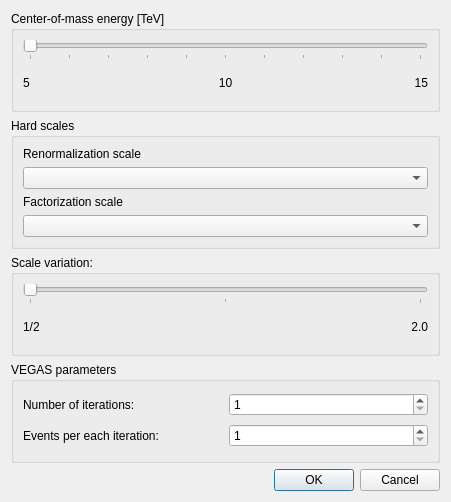
<?xml version="1.0" encoding="UTF-8"?>
<ui version="4.0">
 <class>ScopeDialog</class>
 <widget class="QDialog" name="ScopeDialog">
  <property name="geometry">
   <rect>
    <x>0</x>
    <y>0</y>
    <width>451</width>
    <height>502</height>
   </rect>
  </property>
  <property name="windowTitle">
   <string>Process Setup</string>
  </property>
  <layout class="QHBoxLayout" name="horizontalLayout">
   <item>
    <layout class="QGridLayout" name="GridLayout">
     <item row="1" column="0">
      <widget class="QGroupBox" name="ScaleGroupBox">
       <property name="sizePolicy">
        <sizepolicy hsizetype="Preferred" vsizetype="Expanding">
         <horstretch>0</horstretch>
         <verstretch>0</verstretch>
        </sizepolicy>
       </property>
       <property name="title">
        <string>Hard scales</string>
       </property>
       <layout class="QHBoxLayout" name="horizontalLayout_3">
        <item>
         <layout class="QGridLayout" name="ScaleGridLayout">
          <item row="1" column="0">
           <widget class="QComboBox" name="ScaleComboBox1">
            <property name="sizePolicy">
             <sizepolicy hsizetype="Preferred" vsizetype="Preferred">
              <horstretch>0</horstretch>
              <verstretch>0</verstretch>
             </sizepolicy>
            </property>
           </widget>
          </item>
          <item row="0" column="0">
           <widget class="QLabel" name="ScaleLabel1">
            <property name="text">
             <string>Renormalization scale</string>
            </property>
           </widget>
          </item>
          <item row="2" column="0">
           <widget class="QLabel" name="ScaleLabel2">
            <property name="text">
             <string>Factorization scale</string>
            </property>
           </widget>
          </item>
          <item row="3" column="0">
           <widget class="QComboBox" name="ScaleComboBox2">
            <property name="sizePolicy">
             <sizepolicy hsizetype="Preferred" vsizetype="Preferred">
              <horstretch>0</horstretch>
              <verstretch>0</verstretch>
             </sizepolicy>
            </property>
           </widget>
          </item>
         </layout>
        </item>
       </layout>
      </widget>
     </item>
     <item row="2" column="0">
      <widget class="QGroupBox" name="ScaleRateGroupBox">
       <property name="sizePolicy">
        <sizepolicy hsizetype="Preferred" vsizetype="Expanding">
         <horstretch>0</horstretch>
         <verstretch>0</verstretch>
        </sizepolicy>
       </property>
       <property name="title">
        <string>Scale variation:</string>
       </property>
       <layout class="QHBoxLayout" name="horizontalLayout_4">
        <item>
         <layout class="QGridLayout" name="ScaleRateGridLayout">
          <item row="0" column="0" colspan="2">
           <widget class="QSlider" name="ScaleRateSlider">
            <property name="maximum">
             <number>2</number>
            </property>
            <property name="pageStep">
             <number>1</number>
            </property>
            <property name="value">
             <number>0</number>
            </property>
            <property name="orientation">
             <enum>Qt::Horizontal</enum>
            </property>
            <property name="tickPosition">
             <enum>QSlider::TicksBelow</enum>
            </property>
           </widget>
          </item>
          <item row="1" column="1">
           <widget class="QLabel" name="ScaleRateLabel2">
            <property name="text">
             <string>2.0</string>
            </property>
            <property name="alignment">
             <set>Qt::AlignRight|Qt::AlignTrailing|Qt::AlignVCenter</set>
            </property>
           </widget>
          </item>
          <item row="1" column="0">
           <widget class="QLabel" name="ScaleRateLabel1">
            <property name="text">
             <string>1/2</string>
            </property>
           </widget>
          </item>
         </layout>
        </item>
       </layout>
      </widget>
     </item>
     <item row="4" column="0">
      <widget class="QDialogButtonBox" name="ButtonBox">
       <property name="standardButtons">
        <set>QDialogButtonBox::Cancel|QDialogButtonBox::Ok</set>
       </property>
      </widget>
     </item>
     <item row="0" column="0">
      <widget class="QGroupBox" name="EnergyGroupBox">
       <property name="sizePolicy">
        <sizepolicy hsizetype="Preferred" vsizetype="Expanding">
         <horstretch>0</horstretch>
         <verstretch>0</verstretch>
        </sizepolicy>
       </property>
       <property name="title">
        <string>Center-of-mass energy [TeV]</string>
       </property>
       <layout class="QHBoxLayout" name="horizontalLayout_2">
        <item>
         <layout class="QGridLayout" name="EnergyGridLayout">
          <item row="1" column="1">
           <widget class="QLabel" name="EnergyLabel2">
            <property name="text">
             <string>10</string>
            </property>
            <property name="alignment">
             <set>Qt::AlignCenter</set>
            </property>
           </widget>
          </item>
          <item row="1" column="0">
           <widget class="QLabel" name="EnergyLabel1">
            <property name="text">
             <string>5</string>
            </property>
           </widget>
          </item>
          <item row="1" column="2">
           <widget class="QLabel" name="EnergyLabel3">
            <property name="text">
             <string>15</string>
            </property>
            <property name="alignment">
             <set>Qt::AlignRight|Qt::AlignTrailing|Qt::AlignVCenter</set>
            </property>
           </widget>
          </item>
          <item row="0" column="0" colspan="3">
           <widget class="QSlider" name="EnergySlider">
            <property name="minimum">
             <number>5</number>
            </property>
            <property name="maximum">
             <number>15</number>
            </property>
            <property name="pageStep">
             <number>1</number>
            </property>
            <property name="value">
             <number>5</number>
            </property>
            <property name="sliderPosition">
             <number>5</number>
            </property>
            <property name="orientation">
             <enum>Qt::Horizontal</enum>
            </property>
            <property name="tickPosition">
             <enum>QSlider::TicksBelow</enum>
            </property>
            <property name="tickInterval">
             <number>1</number>
            </property>
           </widget>
          </item>
         </layout>
        </item>
       </layout>
      </widget>
     </item>
     <item row="3" column="0">
      <widget class="QGroupBox" name="MCGroupBox">
       <property name="sizePolicy">
        <sizepolicy hsizetype="Preferred" vsizetype="Expanding">
         <horstretch>0</horstretch>
         <verstretch>0</verstretch>
        </sizepolicy>
       </property>
       <property name="title">
        <string>VEGAS parameters</string>
       </property>
       <layout class="QHBoxLayout" name="horizontalLayout_7">
        <item>
         <layout class="QGridLayout" name="MCGridLayout">
          <item row="1" column="0">
           <widget class="QLabel" name="MCLabel2">
            <property name="text">
             <string>Events per each iteration:</string>
            </property>
           </widget>
          </item>
          <item row="0" column="1">
           <widget class="QSpinBox" name="MCSpinBox1">
            <property name="minimum">
             <number>1</number>
            </property>
            <property name="maximum">
             <number>1000000000</number>
            </property>
           </widget>
          </item>
          <item row="1" column="1">
           <widget class="QSpinBox" name="MCSpinBox2">
            <property name="minimum">
             <number>1</number>
            </property>
            <property name="maximum">
             <number>1000000000</number>
            </property>
           </widget>
          </item>
          <item row="0" column="0">
           <widget class="QLabel" name="MCLabel1">
            <property name="text">
             <string>Number of iterations:</string>
            </property>
           </widget>
          </item>
         </layout>
        </item>
       </layout>
      </widget>
     </item>
    </layout>
   </item>
  </layout>
 </widget>
 <resources/>
 <connections>
  <connection>
   <sender>ButtonBox</sender>
   <signal>accepted()</signal>
   <receiver>ScopeDialog</receiver>
   <slot>accept()</slot>
   <hints>
    <hint type="sourcelabel">
     <x>229</x>
     <y>374</y>
    </hint>
    <hint type="destinationlabel">
     <x>229</x>
     <y>198</y>
    </hint>
   </hints>
  </connection>
  <connection>
   <sender>ButtonBox</sender>
   <signal>rejected()</signal>
   <receiver>ScopeDialog</receiver>
   <slot>reject()</slot>
   <hints>
    <hint type="sourcelabel">
     <x>229</x>
     <y>374</y>
    </hint>
    <hint type="destinationlabel">
     <x>229</x>
     <y>198</y>
    </hint>
   </hints>
  </connection>
 </connections>
</ui>
